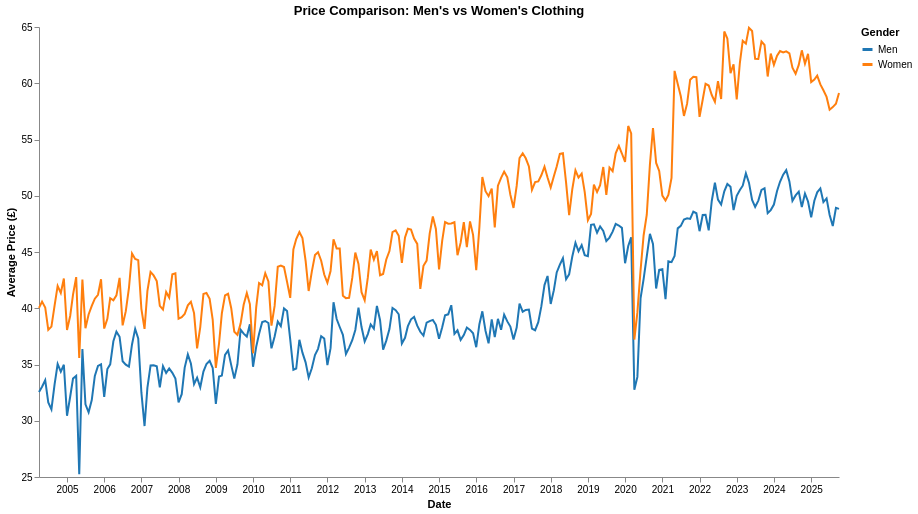

Here is the Vega-Lite specification saved for this chart:
### Vega-Lite specification from a JSON file in a GitHub repository (floating-point values rounded to 4 significant figures; data arrays with more than 128 entries replaced by an {"elided": "..."} marker saying what was removed)
{"config": {"view": {"continuousWidth": 300, "continuousHeight": 300, "strokeWidth": 0}}, "layer": [{"mark": {"type": "line", "size": 2}, "encoding": {"color": {"field": "gender", "legend": {"symbolStrokeWidth": 3, "symbolType": "stroke"}, "scale": {"scheme": "category10"}, "title": "Gender", "type": "nominal"}, "x": {"axis": {"format": "%Y", "grid": false}, "field": "quote_date", "title": "Date", "type": "temporal"}, "y": {"axis": {"grid": false}, "field": "price", "scale": {"zero": false}, "title": "Average Price (£)", "type": "quantitative"}}, "name": "view_10", "transform": [{"filter": {"param": "param_44"}}]}, {"mark": {"type": "point", "size": 100}, "encoding": {"color": {"field": "gender", "legend": null, "type": "nominal"}, "opacity": {"condition": {"param": "param_45", "value": 1, "empty": false}, "value": 0}, "tooltip": [{"field": "category", "title": "Category", "type": "nominal"}, {"field": "gender", "title": "Gender", "type": "nominal"}, {"field": "quote_date", "format": "%Y-%m", "title": "Date", "type": "temporal"}, {"field": "price", "format": ",.2f", "title": "Avg Price", "type": "quantitative"}], "x": {"field": "quote_date", "type": "temporal"}, "y": {"field": "price", "type": "quantitative"}}, "name": "view_9", "transform": [{"filter": {"param": "param_44"}}]}, {"mark": {"type": "rule", "color": "gray", "strokeWidth": 1}, "encoding": {"opacity": {"condition": {"param": "param_45", "value": 0.5, "empty": false}, "value": 0}, "x": {"field": "quote_date", "type": "temporal"}}, "transform": [{"filter": {"param": "param_44"}}, {"filter": {"param": "param_45", "empty": false}}]}], "data": {"name": "data-51bce438756d72bd8d6676f7039c3fb1"}, "height": 450, "params": [{"name": "param_45", "select": {"type": "point", "fields": ["quote_date"], "nearest": true, "on": "mouseover"}, "views": ["view_9"]}, {"name": "param_44", "select": {"type": "point", "fields": ["category"]}, "bind": {"input": "select", "options": ["Jeans", "Casual Shirt", "Jacket"], "name": "Clothing Type: "}, "value": "Jeans", "views": ["view_10"]}], "title": "Price Comparison: Men's vs Women's Clothing", "width": 800, "$schema": "https://vega.github.io/schema/vega-lite/v5.20.1.json", "datasets": {"data-51bce438756d72bd8d6676f7039c3fb1": {"elided": "1514 records"}}}
